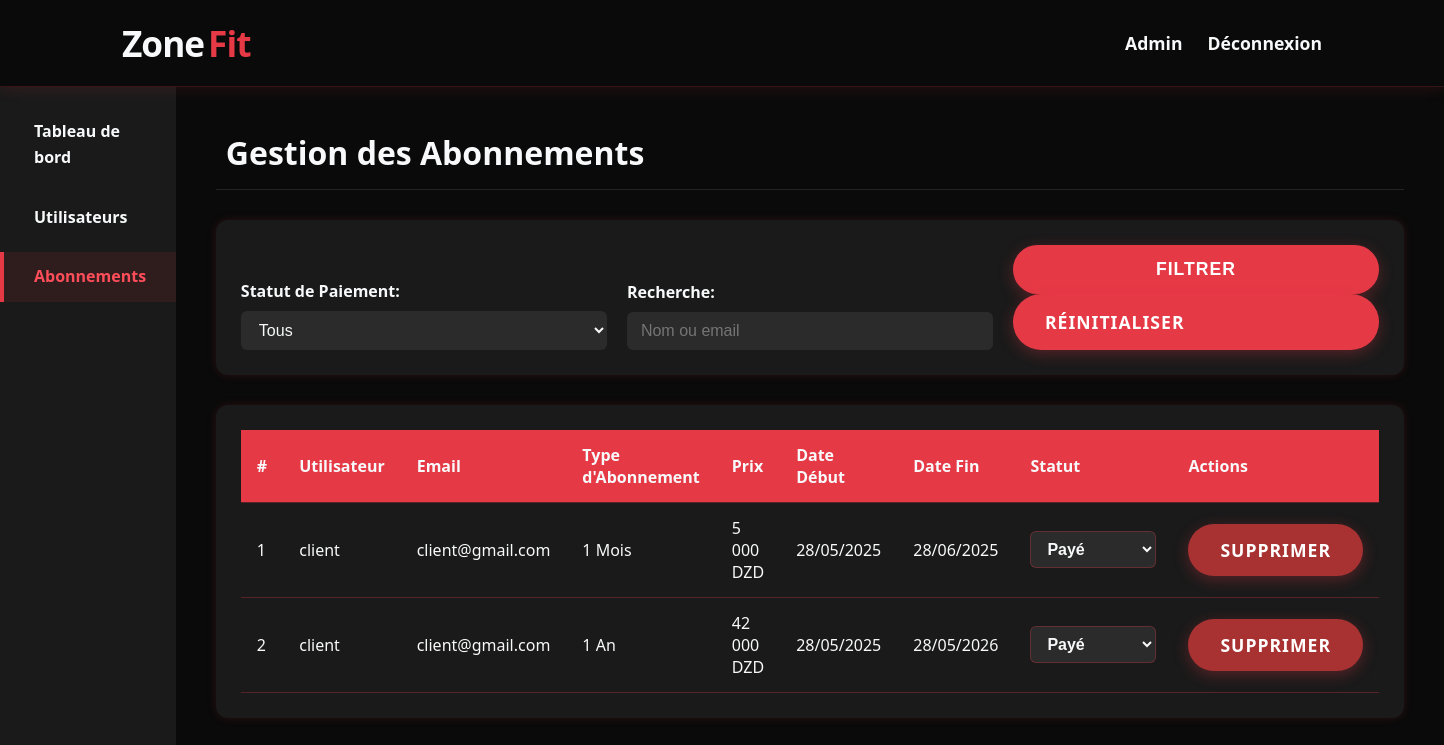
/admin/subscriptions.php (signed in), run on the app's committed database.
### tables this page shows
CREATE TABLE `subscriptions` (
  `id` int(11) NOT NULL,
  `user_id` int(11) NOT NULL,
  `type` enum('1_month','3_months','6_months','12_months') NOT NULL,
  `price` decimal(10,2) NOT NULL,
  `start_date` date NOT NULL,
  `end_date` date NOT NULL,
  `payment_status` enum('pending','paid','expired') DEFAULT 'pending'
);

CREATE TABLE `users` (
  `id` int(11) NOT NULL,
  `username` varchar(50) NOT NULL,
  `password` varchar(255) NOT NULL,
  `email` varchar(100) NOT NULL,
  `role` enum('admin','coach','client') NOT NULL,
  `full_name` varchar(100) DEFAULT NULL,
  `phone` varchar(20) DEFAULT NULL,
  `created_at` timestamp NOT NULL DEFAULT current_timestamp()
);

### admin/subscriptions.php (the view, shortened to what this page needs)
<?php
include '../includes/config.php';
$search = $_GET['search'] ?? '';
$where = [];
$params = [];
$where_clause = !empty($where) ? 'WHERE ' . implode(' AND ', $where) : '';
$sql = "SELECT s.*, u.username, u.email, u.phone
        FROM subscriptions s
        JOIN users u ON s.user_id = u.id
        $where_clause
        ORDER BY s.start_date DESC";
$stmt = $pdo->prepare($sql);
$stmt->execute($params);
$subscriptions = $stmt->fetchAll();
?>
<?php include_once "../includes/header.php" ?>
<div class="dashboard">
    <div class="sidebar">
        <ul>
            <li><a href="dashboard.php"><i class="fas fa-tachometer-alt"></i> Tableau de bord</a></li>
            <li><a href="users.php"><i class="fas fa-users"></i> Utilisateurs</a></li>
            <li><a href="subscriptions.php" class="active"><i class="fas fa-credit-card"></i> Abonnements</a></li>
        </ul>
    </div>
    <div class="main-content">
        <h2><i class="fas fa-credit-card"></i> Gestion des Abonnements</h2>
        <div class="card filters">
            <form method="get" class="filter-form">
                <div class="form-row">
                    <div class="form-group">
                        <label for="status">Statut de Paiement:</label>
                        <select id="status" name="status">
                            <option value="">Tous</option>
                        </select>
                    </div>
                    <div class="form-group">
                        <label for="search">Recherche:</label>
                        <input type="text" id="search" name="search" placeholder="Nom ou email" value="<?= htmlspecialchars($search) ?>">
                    </div>
                    <div class="form-group">
                        <button type="submit" class="btn"><i class="fas fa-filter"></i> Filtrer</button>
                        <a href="subscriptions.php" class="btn btn-secondary"><i class="fas fa-redo"></i> Réinitialiser</a>
                    </div>
                </div>
            </form>
        </div>
        <div class="card">
            <div class="table-responsive">
                <table>
                    <thead>
                        <tr>
                            <th>#</th>
                            <th>Utilisateur</th>
                            <th>Email</th>
                            <th>Type d'Abonnement</th>
                            <th>Prix</th>
                            <th>Date Début</th>
                            <th>Date Fin</th>
                            <th>Statut</th>
                            <th>Actions</th>
                        </tr>
                    </thead>
                    <tbody>
                        <?php if (empty($subscriptions)): ?>
                            <tr>
                                <td colspan="9" class="text-center">Aucun abonnement trouvé</td>
                            </tr>
                        <?php else: ?>
                            <?php foreach ($subscriptions as $sub): ?>
                                <tr>
                                    <td><?= $sub['id'] ?></td>
                                    <td><?= htmlspecialchars($sub['username']) ?></td>
                                    <td><?= htmlspecialchars($sub['email']) ?></td>
                                    <td>
                                        <?php
                                            $type_names = [
                                                '1_month' => '1 Mois',
                                                '3_months' => '3 Mois',
                                                '6_months' => '6 Mois',
                                                '12_months' => '1 An'
                                            ];
                                            echo $type_names[$sub['type']] ?? $sub['type'];
                                        ?>
                                    </td>
                                    <td><?= number_format($sub['price'], 0, ',', ' ') ?> DZD</td>
                                    <td><?= date('d/m/Y', strtotime($sub['start_date'])) ?></td>
                                    <td><?= date('d/m/Y', strtotime($sub['end_date'])) ?></td>
                                    <td>
                                        <form method="post" class="status-form">
                                            <select name="new_status" onchange="this.form.submit()" class="status-select status-<?= $sub['payment_status'] ?>">
                                                <option value="paid" <?= $sub['payment_status'] == 'paid' ? 'selected' : '' ?>>Payé</option>
                                            </select>
                                        </form>
                                    </td>
                                    <td>
                                        <a href="subscriptions.php?delete=<?= $sub['id'] ?>" class="btn btn-sm btn-danger" title="Supprimer" onclick="return confirm('Êtes-vous sûr de vouloir supprimer cet abonnement?')">supprimer</a>
                                    </td>
                                </tr>
                            <?php endforeach; ?>
                        <?php endif; ?>
                    </tbody>
                </table>
            </div>
        </div>
    </div>
</div>

### includes/header.php (shortened to what this page needs)
<header>
    <?php
$base_url = '/project';
?>
<header>
    <div class="container header-container">
        <a href="/" class="logo">Zone<span>Fit</span></a>
        <nav>
    <ul>
        <?php if (isset($_SESSION['user_id'])): ?>
            <?php if ($_SESSION['user_role'] === 'client'): ?>
                <li><a href="<?= $base_url ?>/programmes.php">Nos Exercices</a></li>
                <li><a href="<?= $base_url ?>/new.php">Défis</a></li>
                <li><a href="<?= $base_url ?>/logout.php">Déconnexion</a></li>
            <?php elseif ($_SESSION['user_role'] === 'coach'): ?>
                <li><a href="<?= $base_url ?>/coach/dashboard.php">Tableau Coach</a></li>
                <li><a href="<?= $base_url ?>/logout.php">Déconnexion</a></li>
            <?php elseif ($_SESSION['user_role'] === 'admin'): ?>
                <li><a href="<?= $base_url ?>/admin/dashboard.php">Admin</a></li>
                <li><a href="<?= $base_url ?>/logout.php">Déconnexion</a></li>
            <?php endif; ?>
        <?php endif; ?>
    </ul>
</nav>
    </div>
</header>

### admin/subscriptions.php (style rules this page uses)
.dashboard { display: flex; min-height: 100vh; }
.sidebar { background: var(--dark-gray); width: 220px; padding: 20px 0; display: flex; flex-direction: column; gap: 10px; }
.sidebar ul { list-style: none; padding: 0; margin: 0; }
.sidebar ul li { margin-bottom: 10px; }
.sidebar ul li a { color: var(--light); text-decoration: none; padding: 12px 20px; display: flex; align-items: center; font-weight: 600; border-left: 4px solid transparent; transition: var(--transition); }
.sidebar ul li a.active, .sidebar ul li a:hover { border-left: 4px solid var(--red); background: rgba(230, 57, 70, 0.1); color: var(--light-red); }
.main-content { flex: 1; padding: 40px; background: var(--black); }
h2 { margin-bottom: 25px; font-weight: 700; display: flex; align-items: center; gap: 10px; font-size: 2.2rem; color: var(--light); }
.card { background: var(--dark-gray); padding: 25px; border-radius: 12px; box-shadow: 0 0 10px rgba(230, 57, 70, 0.15); margin-bottom: 30px; }
.filters .form-row { display: flex; gap: 20px; flex-wrap: wrap; align-items: flex-end; }
.form-group { display: flex; flex-direction: column; flex: 1 1 200px; }
label { color: var(--light); margin-bottom: 6px; font-weight: 600; }
select, input[type="text"] { padding: 10px 14px; border-radius: 6px; border: none; background: #2b2b2b; color: var(--light); font-size: 1rem; transition: var(--transition); }
.btn { background: var(--red); color: white; padding: 12px 25px; border-radius: 50px; border: none; cursor: pointer; font-weight: 700; text-transform: uppercase; letter-spacing: 1px; transition: var(--transition); display: inline-flex; align-items: center; gap: 8px; font-size: 1rem; box-shadow: 0 4px 15px rgba(230, 57, 70, 0.3); text-decoration: none; }
.btn-secondary { background: #444; color: var(--light); }
.table-responsive { overflow-x: auto; }
table { width: 100%; border-collapse: collapse; color: var(--light); }
thead { background: var(--red); color: var(--light); }
th, td { padding: 14px 16px; border-bottom: 1px solid rgba(230, 57, 70, 0.3); text-align: left; vertical-align: middle; }
.status-form select { background: #2b2b2b; color: var(--light); padding: 8px 12px; border-radius: 6px; border: 1px solid rgba(230, 57, 70, 0.3); font-weight: 600; cursor: pointer; transition: var(--transition); }
.status-paid { border-color: #4CAF50; color: #4CAF50; }
.btn-sm { padding: 6px 12px; font-size: 0.85rem; border-radius: 6px; background: var(--red); border: none; color: var(--light); cursor: pointer; transition: var(--transition); display: inline-flex; align-items: center; justify-content: center; }
.btn-sm.btn-danger { background: #a83232; }
h2 { font-size: 2rem; margin-bottom: 30px; border-bottom: 1px solid rgba(255, 255, 255, 0.1); padding-bottom: 10px; }

### includes/header.php (style rules this page uses)
* { margin: 0; padding: 0; box-sizing: border-box; }
.container { width: 100%; max-width: 1200px; margin: 0 auto; padding: 0 20px; }
header { background-color: rgba(10, 10, 10, 0.95); position: sticky; top: 0; z-index: 1000; box-shadow: 0 4px 12px rgba(230, 57, 70, 0.1); border-bottom: 1px solid rgba(230, 57, 70, 0.2); }
.header-container { display: flex; justify-content: space-between; align-items: center; padding: 15px 0; }
.logo { font-size: 2.2rem; font-weight: 800; text-decoration: none; color: var(--light); letter-spacing: -1px; display: flex; align-items: center; }
.logo span { color: var(--red); margin-left: 4px; }
nav ul { display: flex; list-style: none; gap: 25px; }
nav ul li a { color: var(--light); text-decoration: none; font-weight: 600; font-size: 1.1rem; position: relative; padding: 5px 0; transition: var(--transition); }
nav ul li a:after { content: ''; position: absolute; bottom: 0; left: 0; width: 0; height: 2px; background: var(--red); transition: var(--transition); }
.btn { display: inline-block; background: var(--red); color: white; padding: 14px 32px; border-radius: 50px; text-decoration: none; font-weight: 700; text-transform: uppercase; letter-spacing: 1px; transition: var(--transition); border: none; cursor: pointer; font-size: 1.1rem; box-shadow: 0 4px 15px rgba(230, 57, 70, 0.3); }

### data on the page
subscriptions: id "1", user.username "client", user.email "client@gmail.com", type "1 Mois", price "5 000", start_date "28/05/2025", end_date "28/06/2025", new_status "Payé"
subscriptions: id "2", user.username "client", user.email "client@gmail.com", type "1 An", price "42 000", start_date "28/05/2025", end_date "28/05/2026", new_status "Payé"
